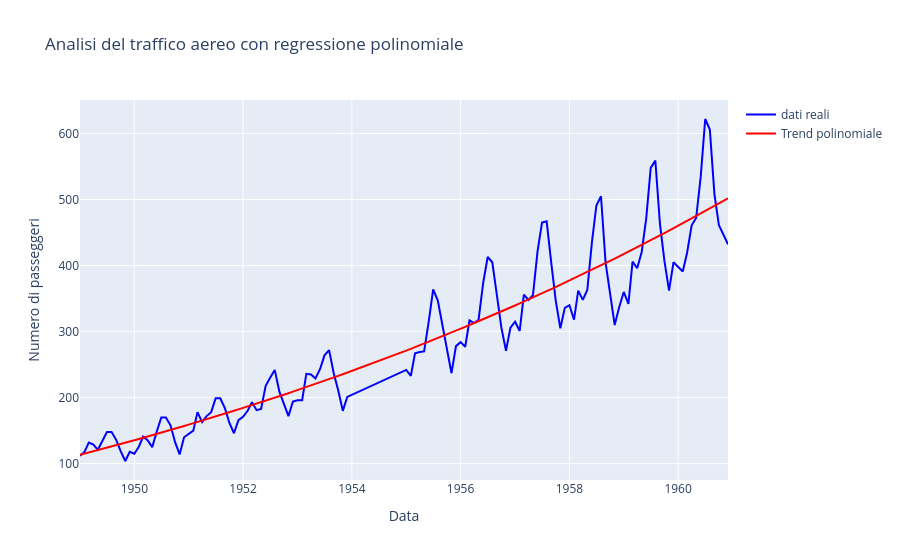

The notebook cell this image was saved under:
### Code cell
#1
df = pd.read_csv("C:/Users/auror/Desktop/UNIVERSITA/PRIMOANNO/git/ProgrammingLab2/data.csv")

#2
df["date"]=pd.to_datetime(df["date"])
df["mese_numerico"]=(df["date"].dt.year-1949)*12+(df["date"].dt.month-1)
df.head()
df = df.dropna()

#3
X = df[["mese_numerico"]]
y = df["passengers"]
modello = make_pipeline(PolynomialFeatures(degree=3), LinearRegression())
modello.fit(X,y)
#predizione dei valori
df["passengers_predetti"] = modello.predict(X)

#4
rmse = root_mean_squared_error(y, df["passengers_predetti"])
print("Calcolo RMSE tra valori reali e predetti: ", rmse)

#5
fig = go.Figure()
#grafico dei dati reali
fig.add_trace(go.Scatter(
    x=df["date"],
    y=df["passengers"],
    mode="lines",
    name="dati reali",

    line=dict(color="blue")
))
fig.add_trace(go.Scatter(
    x=df["date"],
    y=df["passengers_predetti"],
    mode="lines",
    name="Trend polinomiale",
    line=dict(color="red")
))

fig.update_layout(
    title="Analisi del traffico aereo con regressione polinomiale",
    xaxis_title="Data",
    yaxis_title="Numero di passeggeri"
)
fig.show()

### Figure 1 — Plotly figure (JSON) as saved in the notebook; plotly's stock layout.template omitted (floating-point values rounded to 4 significant figures; data arrays with more than 128 entries replaced by an {"elided": "..."} marker saying what was removed)
{"data": [{"line": {"color": "blue"}, "mode": "lines", "name": "dati reali", "type": "scatter", "x": {"elided": "130 str values"}, "y": {"elided": "130 float values"}}, {"line": {"color": "red"}, "mode": "lines", "name": "Trend polinomiale", "type": "scatter", "x": {"elided": "130 str values"}, "y": {"elided": "130 float values"}}], "layout": {"title": {"text": "Analisi del traffico aereo con regressione polinomiale"}, "xaxis": {"title": {"text": "Data"}}, "yaxis": {"title": {"text": "Numero di passeggeri"}}}}
